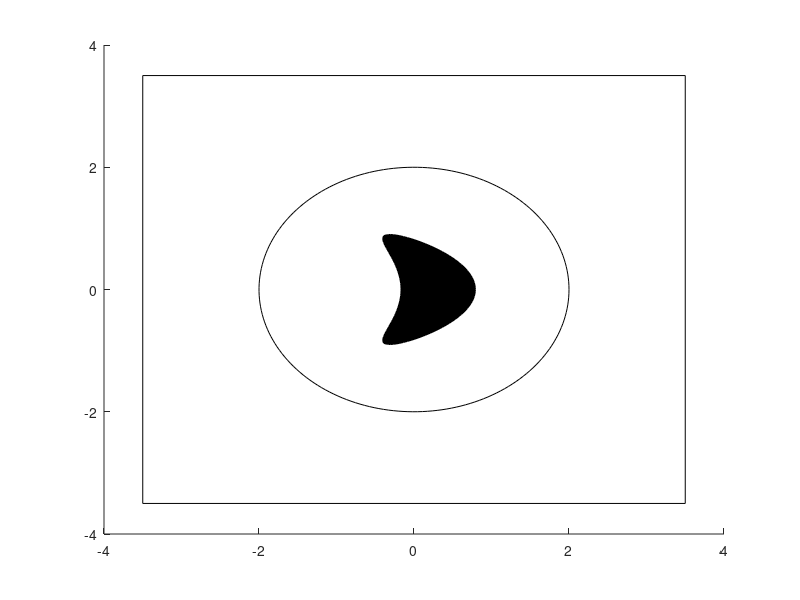

The MATLAB source for this figure: (Note: this script raises an error after producing the figure.)
% Figure 1 - plots Peltier elements with Matlab
theta = linspace(0,2*pi,200);
region.r = 2;
plate.a1 = 7; 
plate.a2 = 7;;
kite.x = 6*0.08*(cos(theta) + 0.65*cos(2*theta));
kite.y = 6*(0.15*sin(theta));

figure(); hold on;

% plot plate
x = [-1 1 1 -1]*plate.a1/2;
y = [-1 -1 1 1]*plate.a2/2;
z = [ 0 0 0 0];
h=patch(x,y,z);
set(h,'facecolor','none')

% plot region omega
h=patch(region.r*cos(theta),region.r*sin(theta),0*theta)
set(h,'facecolor','none')

% plot kite
patch(kite.x,kite.y,0*kite.x,'k')

% plot out of plane Peltier elements
dr=0.4; dt=0.4; dz = 0.1; n = 10;
for t=pi/n + (0:n-1)*2*pi/n,
 x = region.r*cos(t); y = region.r*sin(t);
 vr = dr*[cos(t);sin(t);0];
 vt = dt*[-sin(t);cos(t);0];
 vz = [0;0;dz];
 c = [x;y;0] - vr/2 - vt/2;
 h = rect(c,vr,vt,vz);
 set(h,'facecolor','r','edgecolor','none')

 h = rect(c+vz,vr,vt,vz);
 set(h,'facecolor','b','edgecolor','none')
end

% plot in plane Peltier elements
delta_r = region.r*0.05;
dr=0.2; dt=0.4; dz = 0.2; n = 10;
for t=(0:n-1)*2*pi/n,
 x = (region.r + delta_r)*cos(t); y = (region.r + delta_r)*sin(t);
 vr = dr*[cos(t);sin(t);0];
 vt = dt*[-sin(t);cos(t);0];
 vz = [0;0;dz];
 c = [x;y;0] - vr/2 - vt/2 - vz/2;
 h = rect(c,vr,vt,vz);
 set(h,'facecolor','r','edgecolor','none')

 x = (region.r - delta_r)*cos(t); y = (region.r - delta_r)*sin(t);
 c = [x;y;0] - vr/2 - vt/2 - vz/2;
 h = rect(c,vr,vt,vz);
 set(h,'facecolor','b','edgecolor','none')

end


view(3)
axis equal;
axis off;
%light('Position',[1 3 2]);
%light('Position',[-3 -1 3]);
light('position',[0.1,0.1,1])
light('position',[-0.1,-0.1,1])
lighting gouraud 
%text(2,2,0,'\Omega','fontsize',18); % outside
text(0.8,-1,0,'\Omega','fontsize',18); % inside
print('-dpng','peltier.png')
